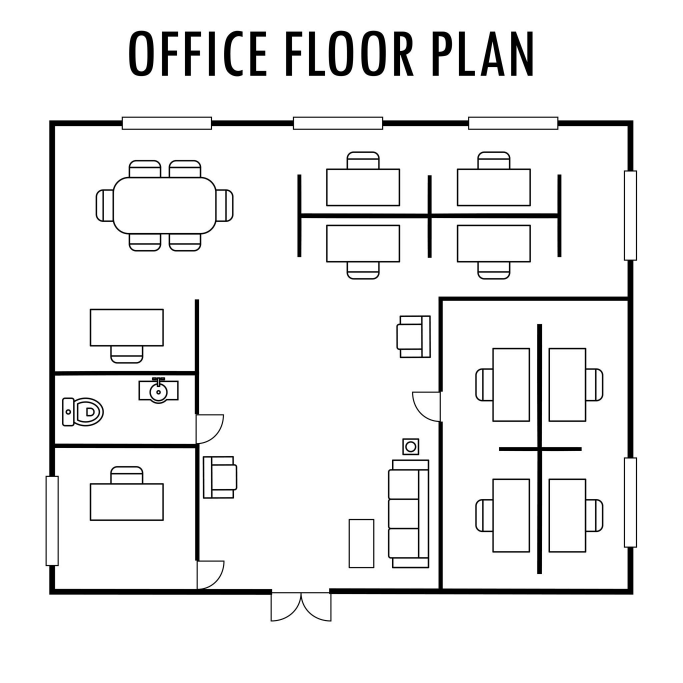
#> input picture data/floorplans/fp1.jpg, 2048 x 2048 px (shown at 1/3 size)
$ python image_validation.py --image ../../data/floorplans/fp1.jpg
#> lines starting #> are read from the running program, lines starting #| are printed output that depends on the picture; after the words box and inside, x2 and y2 are one past the last pixel; in counts of white or black regions, pixels touching at a corner belong together
### src/image_processing/grid.py
"""
Image Processing — Grid Converter
----------------------------------
Converts real-world floor plan / maze images into binary grids
for AI algorithm input.

Pipeline:
  1. Load image (BGR via OpenCV)
  2. Convert to grayscale
  3. Adaptive thresholding (handles uneven lighting)
  4. Morphological cleanup (remove noise)
  5. Downscale to manageable grid resolution
  6. Output: binary grid (1=walkable, 0=obstacle)
"""

import cv2
import numpy as np


class ImageToGrid:
    """
    Converts an image file to a binary navigable grid.
    Supports multiple environments: floorplans, mazes, street maps.
    """

    def __init__(self, image_path, grid_scale=1.0, white_thresh=200,
                 max_dimension=None, border=3, mode="auto"):
        """
        grid_scale: fraction to downscale (1.0 = full resolution)
        white_thresh: pixel brightness >= this → walkable
        max_dimension: optional safety cap for interactive/search workloads
        border: number of obstacle cells to reserve around the image edge
        mode: auto, simple, 3d, map, or occupancy
        """
        self.image_path = image_path
        self.grid_scale = grid_scale
        self.white_thresh = white_thresh
        self.max_dimension = max_dimension
        self.border = max(0, int(border))
        self.mode = mode.lower().strip()

    def load(self):
        img = cv2.imread(self.image_path)
#> img is the input picture: shape (2048, 2048, 3); min 0, max 255, mean 237
        if img is None:
            raise ValueError(f"Cannot load image: {self.image_path}")
        return img

    def preprocess(self, img, mode=None):
        """
        Returns binary image: 255 = walkable, 0 = obstacle.
        Uses adaptive threshold for robustness to lighting variation.
        """
        # Optional downscale for large images.  A cap prevents accidental
        # quadratic search costs when a camera image is several thousand px.
        scale = float(self.grid_scale)
        if scale <= 0:
            raise ValueError("grid_scale must be greater than zero")
        if self.max_dimension:
            scale = min(scale, float(self.max_dimension) / max(img.shape[:2]))
        work_img = img
        if scale < 1.0:
            h = max(1, int(round(img.shape[0] * scale)))
            w = max(1, int(round(img.shape[1] * scale)))
            work_img = cv2.resize(img, (w, h), interpolation=cv2.INTER_AREA)
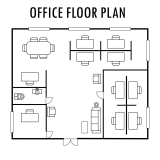
#> work_img: shape (160, 160, 3); min 0, max 255, mean 237
        gray = cv2.cvtColor(work_img, cv2.COLOR_BGR2GRAY)

        selected_mode = (mode or self.mode).lower().strip()
        if selected_mode == "auto":
            hsv = cv2.cvtColor(work_img, cv2.COLOR_BGR2HSV)
            mean_saturation = float(np.mean(hsv[:, :, 1]))
            selected_mode = "3d" if mean_saturation >= 32.0 else "simple"
        if selected_mode in {"3d", "complex", "render"}:
            # Rendered rooms usually have a bright, low-saturation floor and
            # colorful/dark furniture.  HSV separates those properties more
            # reliably than a grayscale threshold.
            hsv = cv2.cvtColor(work_img, cv2.COLOR_BGR2HSV)
#> hsv: shape (160, 160, 3); mean H, S, V 0, 0, 237
            saturation = hsv[:, :, 1]
#> saturation: shape (160, 160); every value is 0
            value = hsv[:, :, 2]
            floor = ((saturation < 85) & (value > 125)) | \
                    ((saturation < 45) & (value > 95))
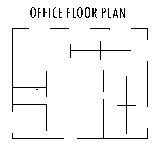
#> floor: shape (160, 160) bool; 96.1% white; black in thin lines or dots, all inside (x1, y1, x2, y2) = (12, 7, 148, 139)
            binary = (floor.astype(np.uint8) * 255)
            binary = cv2.morphologyEx(
                binary, cv2.MORPH_CLOSE, np.ones((5, 5), np.uint8), iterations=2)
#> binary: shape (160, 160); every value is 255
#> (the rest of the program and of its run is left out)
